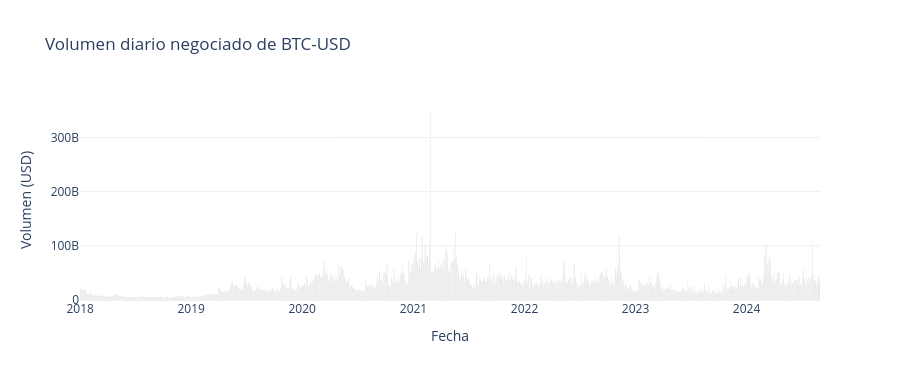

The notebook cell saved with this chart:
### Markdown cell above
### 🔎 ¿Qué observamos?

Las velas dejan ver algo que la línea de cierres no muestra: **el tamaño del rango diario cambia
mucho de un periodo a otro**. Hay tramos de velas cortas (días tranquilos) y tramos de velas largas
con mechas prominentes (días en los que el precio se movió varios puntos porcentuales en ambas
direcciones).

Esa alternancia entre periodos calmados y periodos agitados se conoce como **agrupamiento de
volatilidad** (*volatility clustering*): los días volátiles tienden a seguir a días volátiles.

> ### 💡 Idea clave
> Prophet modela el **nivel** de la serie, no su **volatilidad**. Producirá un intervalo de
> incertidumbre que se ensancha con el horizonte, pero no sabe que hay épocas más turbulentas que
> otras. Modelar la volatilidad requiere otra familia de modelos (ARCH/GARCH).

## 8.3 Volumen negociado

### Code cell
fig = go.Figure()
fig.add_trace(
    go.Bar(
        x=df["Date"], y=df["Volume"],
        name="Volumen", marker=dict(color="#7f7f7f"),
        hovertemplate="%{x|%d %b %Y}<br>Volumen: %{y:,.0f}<extra></extra>",
    )
)
fig.update_layout(
    title=f"Volumen diario negociado de {TICKER}",
    xaxis_title="Fecha", yaxis_title="Volumen (USD)",
    template="plotly_white", height=380, bargap=0,
)
fig.show()

correlacion = df["Volume"].corr(df["Close"].pct_change().abs())
print(f"Correlación entre volumen y magnitud de la variación diaria: {correlacion:.2f}")

### Figure 1 — Plotly figure (JSON) as saved in the notebook; plotly's stock layout.template omitted (floating-point values rounded to 4 significant figures; data arrays with more than 128 entries replaced by an {"elided": "..."} marker saying what was removed)
{"data": [{"hovertemplate": "%{x|%d %b %Y}<br>Volumen: %{y:,.0f}<extra></extra>", "marker": {"color": "#7f7f7f"}, "name": "Volumen", "type": "bar", "x": {"elided": "2433 str values"}, "y": {"elided": "2433 int values"}}], "layout": {"bargap": 0, "height": 380, "title": {"text": "Volumen diario negociado de BTC-USD"}, "xaxis": {"title": {"text": "Fecha"}}, "yaxis": {"title": {"text": "Volumen (USD)"}}}}
